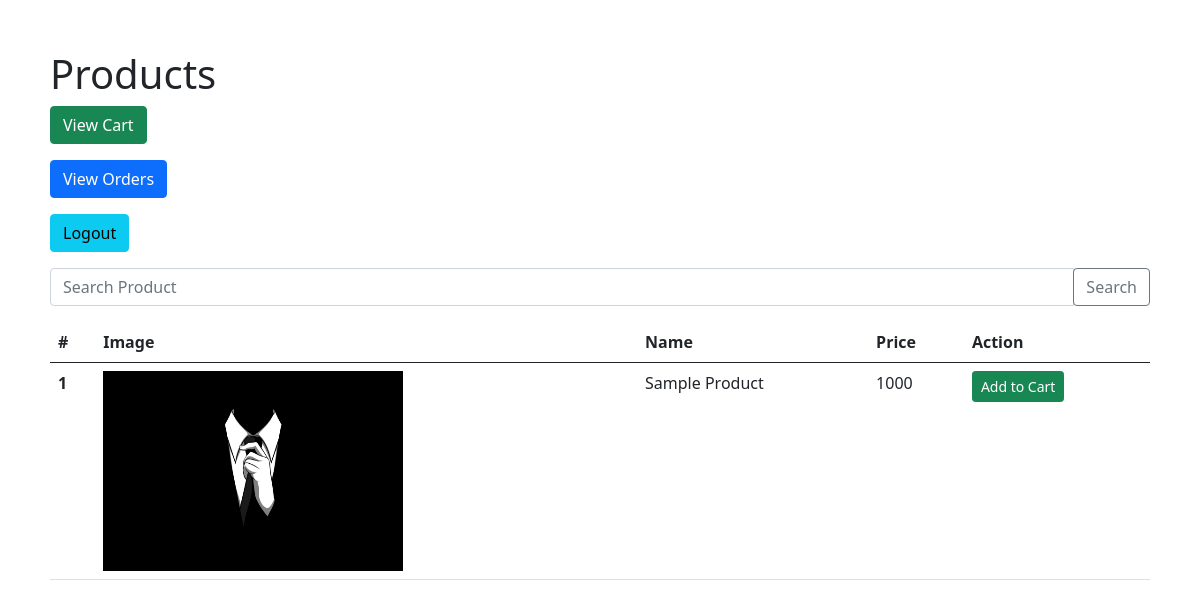
Page /order/index.php (signed in) on the committed database.
### tables this page shows
CREATE TABLE `tbl_product` (
  `ID` int(5) NOT NULL,
  `PNAME` varchar(50) NOT NULL,
  `Pimage` varchar(200) NOT NULL,
  `PROD_DESC` varchar(255) NOT NULL,
  `PPRICE` int(11) NOT NULL,
  `PQUAN` int(11) NOT NULL,
  `PTOTAL` float NOT NULL,
  `PDATE` date NOT NULL
);

### order/index.php (the view, shortened to what this page needs)
<?php
require_once '../database.php';
$search = $_GET['search'] ?? '';
if ($search) {
    $statement = $pdo->prepare('SELECT * FROM tbl_product WHERE PNAME like :PNAME and PQUAN >= 5 ORDER BY PDATE DESC');
    $statement->bindValue(':PNAME', "%$search%");
} else {
    $statement = $pdo->prepare('SELECT * FROM tbl_product WHERE PQUAN >= 5 ORDER BY PDATE DESC');
}
$statement->execute();
$procdata = $statement->fetchAll(PDO::FETCH_ASSOC);
?>
<!DOCTYPE html>
<html lang="en">
  <head>
    <link
      href="https://cdn.jsdelivr.net/npm/bootstrap@5.0.1/dist/css/bootstrap.min.css"
      rel="stylesheet"
    />
    <link rel="stylesheet" href="style.css" />
  </head>
  <body>
    <h1>Products</h1>
    <p>
      <a href="viewcart.php" class="btn btn-success">View Cart</a>
    </p>
    <p>
      <a href="vieworders.php" class="btn btn-primary">View Orders</a>
    </p>
    <p>
      <a href="../logout.php" class="btn btn-info">Logout</a>
    </p>
    <form action="" method="get">
    <div class="input-group mb-3">
      <input
        type="text"
        class="form-control"
        placeholder="Search Product"
        name="search"
        value="<?php echo $search; ?>"
      />
      <div class="input-group-append">
        <button class="btn btn-outline-secondary" type="submit">Search</button>
      </div>
    </div>
    </form>
    <table class="table">
      <thead>
        <tr>
          <th scope="col">#</th>
          <th scope="col">Image</th>
          <th scope="col">Name</th>
          <th scope="col">Price</th>
          <th scope="col">Action</th>
        </tr>
      </thead>
      <tbody>
        <?php foreach ($procdata as $i => $item): ?>
          <tr>
          <th scope="row"><?php echo ++$i; ?></th>
          <td>
              <img src="<?php echo $item['Pimage']; ?>"  width="300" height="200">
          </td>
          <td><?php echo $item['PNAME']; ?></td>
          <td><?php echo $item['PPRICE']; ?></td>
          <td>
            <a href="cart.php?id=<?php echo $item['ID']; ?>" class="btn btn-sm btn-success"> Add to Cart</a>
          </td>
        </tr>
        <?php endforeach;?>
      </tbody>
    </table>
  </body>
</html>

### order/style.css (style rules this page uses)
body { padding: 50px; }

### rows in the picture
tbl_product: Pimage (picture), PNAME "Sample Product", PPRICE "1000"
